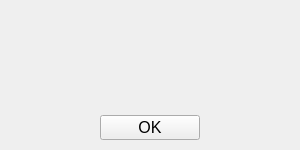
<?xml version="1.0" encoding="UTF-8"?>
<ui version="4.0">
 <class>MainWindow</class>
 <widget class="QMainWindow" name="MainWindow">
  <property name="geometry">
   <rect>
    <x>0</x>
    <y>0</y>
    <width>300</width>
    <height>150</height>
   </rect>
  </property>
  <property name="windowTitle">
   <string>Уведомление</string>
  </property>
  <widget class="QWidget" name="centralwidget">
   <widget class="QLabel" name="info">
    <property name="geometry">
     <rect>
      <x>25</x>
      <y>50</y>
      <width>250</width>
      <height>30</height>
     </rect>
    </property>
    <property name="font">
     <font>
      <pointsize>12</pointsize>
     </font>
    </property>
    <property name="text">
     <string/>
    </property>
    <property name="alignment">
     <set>Qt::AlignCenter</set>
    </property>
   </widget>
   <widget class="QPushButton" name="close_but">
    <property name="geometry">
     <rect>
      <x>100</x>
      <y>115</y>
      <width>100</width>
      <height>25</height>
     </rect>
    </property>
    <property name="font">
     <font>
      <pointsize>12</pointsize>
     </font>
    </property>
    <property name="text">
     <string>OK</string>
    </property>
   </widget>
  </widget>
 </widget>
 <resources/>
 <connections/>
</ui>
